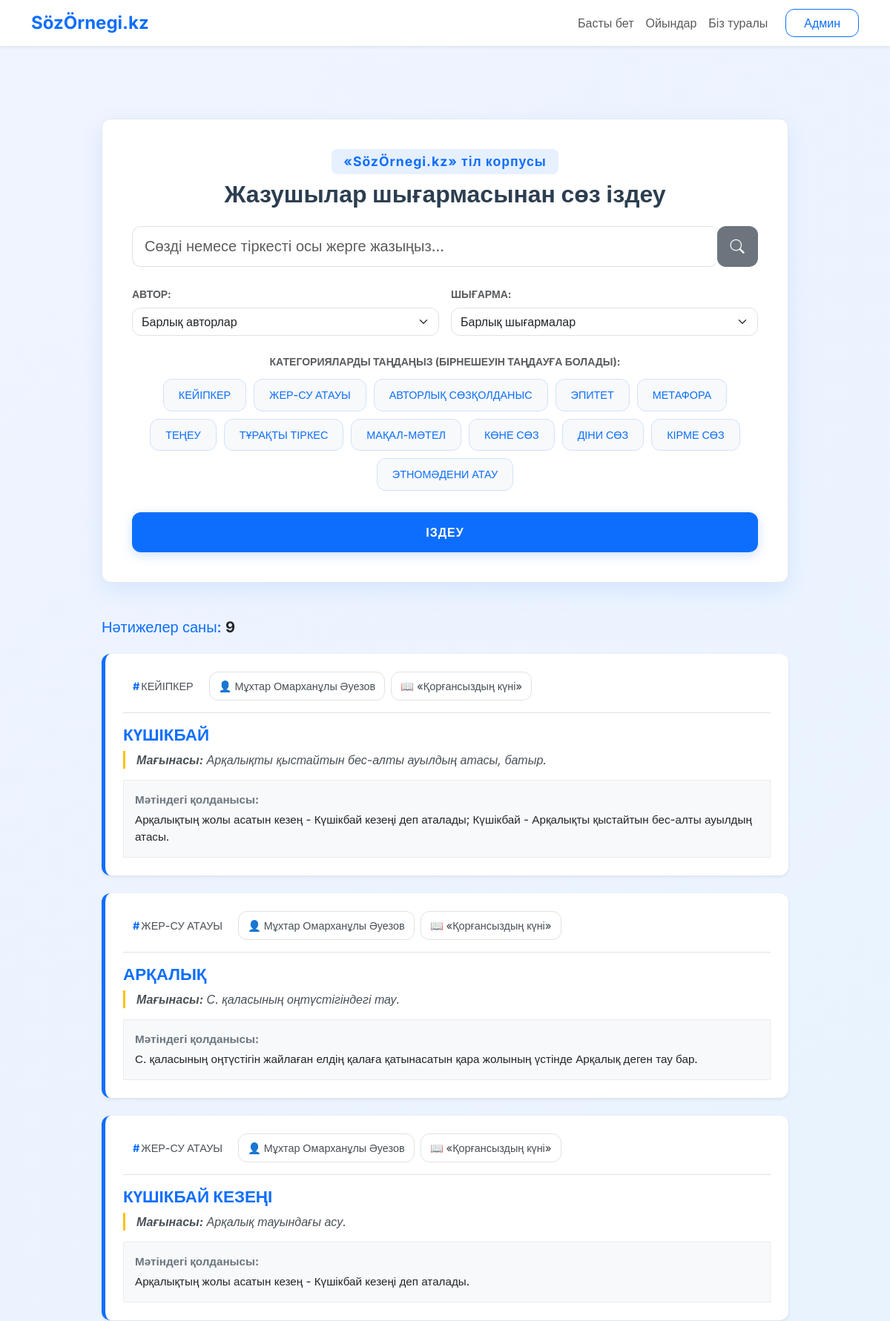
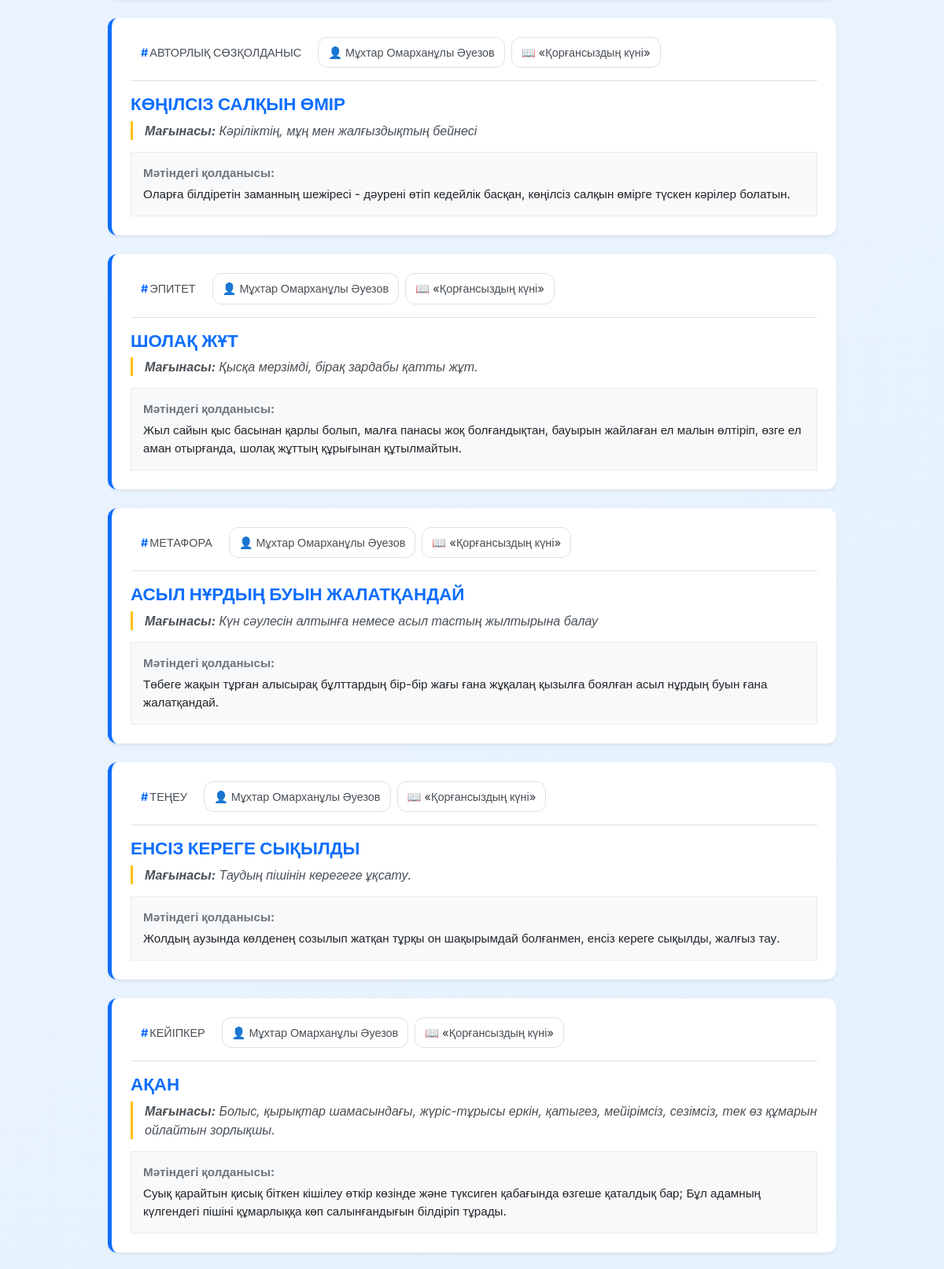
The page / (upper part) on the database its author committed (2 pictures, top to bottom).
### core/models.py (models this page shows, shortened)
class Category(models.Model):
    name = models.CharField(max_length=100, verbose_name="Категория аты")
    class Meta:
        verbose_name = "Категория"
        verbose_name_plural = "Категориялар"

class CorpusEntry(models.Model):
    work = models.ForeignKey(Work, on_delete=models.CASCADE, verbose_name="Шығарма")
    category = models.ForeignKey(Category, on_delete=models.CASCADE, verbose_name="Санаты")
    entry_title = models.CharField(max_length=255, verbose_name="Сөз/Тіркес/Кейіпкер аты")
    meaning = models.TextField(verbose_name="Мағынасы/Талдауы", blank=True)
    example_text = models.TextField(verbose_name="Мәтіндегі қолданысы (Мысал)", blank=True)
    class Meta:
        verbose_name = "Корпус жазбасы"
        verbose_name_plural = "Корпус жазбалары"

class Work(models.Model):
    title = models.CharField(max_length=255, verbose_name="Шығарма аты")
    author = models.ForeignKey(Author, on_delete=models.CASCADE, verbose_name="Автор")
    genre = models.CharField(max_length=100, verbose_name="Жанры", blank=True)
    genre_type = models.CharField(max_length=100, verbose_name="Жанрлық түрі", blank=True)
    style = models.CharField(max_length=100, verbose_name="Стилі", blank=True)
    chronotope = models.CharField(max_length=200, verbose_name="Хронотопы", blank=True)
    theme = models.TextField(verbose_name="Тақырыбы", blank=True)
    abstract = models.TextField(verbose_name="Қысқаша аңдатпа", blank=True)
    created_year = models.CharField(max_length=50, verbose_name="Жазылған жылы", blank=True)
    class Meta:
        verbose_name = "Шығарма"
        verbose_name_plural = "Шығармалар"

class Author(models.Model):
    full_name = models.CharField(max_length=200, verbose_name="Автордың аты-жөні")
    gender = models.CharField(max_length=20, choices=[('Er', 'Ер'), ('Ayel', 'Әйел')], verbose_name="Жынысы", null=True, blank=True)
    bio = models.TextField(verbose_name="Өмірдерегі", blank=True)
    main_works = models.TextField(verbose_name="Негізгі еңбектері", blank=True)
    class Meta:
        verbose_name = "Автор"
        verbose_name_plural = "Авторлар"

### core/views.py (the view)
# urls.py: path('', index, name='home'),
def index(request):
    query = request.GET.get('q')
    author_id = request.GET.get('author')
    work_id = request.GET.get('work')
    category_ids = request.GET.getlist('category')
    results = CorpusEntry.objects.all()
    if query:
        results = results.filter(entry_title__icontains=query)
    if author_id and author_id != 'all':
        results = results.filter(work__author_id=author_id)
    if work_id and work_id != 'all':
        results = results.filter(work_id=work_id)
    if category_ids:
        results = results.filter(category_id__in=category_ids)
    if not any([query, author_id != 'all', work_id != 'all', category_ids]):
        results = CorpusEntry.objects.none()
    context = {
        'results': results,
        'authors': Author.objects.all(),
        'works': Work.objects.all(),
        'categories': Category.objects.all(),
        'selected_categories': category_ids,
        'query': query
    }
    return render(request, 'index.html', context)

### core/templates/index.html (shortened to what this page needs)
{% extends 'base.html' %}
{% load static %}
{% block content %}
    <div class="row justify-content-center">
        <div class="col-lg-10">
          <div class="search-container mb-5">
    <div class="text-center mb-2">
        <span class="badge bg-primary bg-opacity-10 text-primary px-3 py-2 fw-bold"
              style="font-size: 1.1rem; letter-spacing: 1px; border-radius: 8px;">
            «SözÖrnegi.kz» тіл корпусы
        </span>
    </div>
    <h2 class="text-center mb-4" style="color: #2c3e50; font-weight: 700;">
        Жазушылар шығармасынан сөз іздеу
    </h2>
                <form method="GET" action="">
                    <div class="input-group input-group-lg mb-4">
                        <input type="text" name="q" class="form-control"
                               placeholder="Сөзді немесе тіркесті осы жерге жазыңыз..."
                               value="{{ query|default:'' }}"
                               aria-label="Сөзді немесе тіркесті осы жерге жазыңыз..."
                               style="height: 55px; border-right: none;">
                        <button class="btn btn-secondary" type="submit"
                                style="width: 55px; border-left: none; background-color: #6c757d;">
                            <i class="bi bi-search" style="font-size: 1.2rem;"></i>
                        </button>
                    </div>
                    <div class="row g-3 mb-4">
                        <div class="col-md-6">
                            <label class="form-label text-muted small fw-bold text-uppercase">Автор:</label>
                            <select name="author" class="form-select">
                                <option value="all">Барлық авторлар</option>
                            </select>
                        </div>
                        <div class="col-md-6">
                            <label class="form-label text-muted small fw-bold text-uppercase">Шығарма:</label>
                            <select name="work" class="form-select">
                                <option value="all">Барлық шығармалар</option>
                            </select>
                        </div>
                    </div>
                    <div class="mb-4 text-center">
                        <p class="text-muted small mb-2 fw-bold text-uppercase">Категорияларды таңдаңыз (бірнешеуін таңдауға болады):</p>
                        <div class="d-flex flex-wrap justify-content-center align-items-center">
                            {% for cat in categories %}
                            <label>
                                <span class="category-btn">{{ cat.name }}</span>
                            </label>
                            {% endfor %}
                        </div>
                    </div>
                    <button type="submit" class="btn btn-main-search w-100">
                        ІЗДЕУ
                    </button>
                </form>
            </div>
            {% if results %}
            <div>
                <h5 class="mb-4 text-primary">Нәтижелер саны: <span class="fw-bold text-dark">{{ results.count }}</span></h5>
                {% for item in results %}
                <div class="card result-card mb-4 shadow-sm">
                    <div class="card-body p-4">
                        <div class="d-flex flex-wrap gap-2 mb-3 border-bottom pb-3">
                            <a href="#" class="info-badge modal-trigger" style="border-color: transparent !important;">
                                <span class="hashtag-symbol">#</span>{{ item.category.name }}
                            </a>
                            <a href="#" class="info-badge modal-trigger" data-bs-toggle="modal" data-bs-target="#authorModal{{ item.id }}">
                                👤 {{ item.work.author.full_name }}
                            </a>
                            <a href="#" class="info-badge modal-trigger" data-bs-toggle="modal" data-bs-target="#workModal{{ item.id }}">
                                📖 «{{ item.work.title }}»
                            </a>
                        </div>
                        <h3 class="entry-title">{{ item.entry_title }}</h3>
                        {% if item.meaning %}
                        <p class="meaning-text">
                            <strong>Мағынасы:</strong> {{ item.meaning }}
                        </p>
                        {% endif %}
                        {% if item.example_text %}
                        <div class="example-box">
                            <strong class="text-secondary d-block mb-1">Мәтіндегі қолданысы:</strong>
                            {{ item.example_text|linebreaksbr }}
                        </div>
                        {% endif %}
                    </div>
                </div>
                {% endfor %}
            </div>
            {% elif query %}
            <div class="alert alert-info text-center p-5">
                <h4>Нәтиже жоқ 😞</h4>
                <p>Бұл сұраныс бойынша ештеңе табылмады.</p>
            </div>
            {% endif %}
        </div>
    </div>
{% endblock %}

### core/templates/base.html (style rules this page uses)
:root { --main-radius: 12px; --primary-color: #0d6efd; }
body { background: linear-gradient(135deg, #f0f4ff 0%, #e3f2fd 100%); font-family: 'Inter', sans-serif; color: #333; min-height: 100vh; }
.search-container, .form-control, .form-select, .btn, .category-btn, .result-card, .modal-content, .btn-search-icon, .info-badge, .card { border-radius: var(--main-radius) !important; }
.search-container { background-color: #ffffff; padding: 40px; box-shadow: 0 10px 30px rgba(13, 110, 253, 0.1); border: 1px solid #e1e8f0; }
.btn-main-search { background-color: var(--primary-color); color: white; font-weight: 700; text-transform: uppercase; letter-spacing: 1px; padding: 15px; border: none; box-shadow: 0 4px 15px rgba(13, 110, 253, 0.2); }
.result-card { background: white; border: none; border-left: 5px solid var(--primary-color); transition: transform 0.2s; }
.info-badge { background-color: #fff; border: 1px solid #dee2e6; color: #495057; padding: 8px 12px; font-weight: 500; text-decoration: none !important; display: inline-block; transition: all 0.2s; font-size: 0.9rem; }
.hashtag-symbol { color: var(--primary-color); font-weight: 700; margin-right: 2px; }
.meaning-text { border-left: 3px solid #ffc107; padding-left: 15px; font-style: italic; color: #495057; margin-bottom: 15px; }
.example-box { background-color: #f8f9fa; padding: 15px; border: 1px solid #e9ecef; font-size: 0.95rem; }
.entry-title { color: var(--primary-color); font-weight: 700; font-size: 1.4rem; }
.category-btn { background-color: #f8f9fa; color: var(--primary-color); border: 1px solid #cfe2ff; padding: 10px 20px; margin: 5px; font-size: 0.9rem; cursor: pointer; transition: all 0.2s; display: inline-block; font-weight: 500; }

### rows shown on the page
Category: name "КЕЙІПКЕР"
Category: name "ЖЕР-СУ АТАУЫ"
Category: name "АВТОРЛЫҚ СӨЗҚОЛДАНЫС"
Category: name "ЭПИТЕТ"
Category: name "МЕТАФОРА"
Category: name "ТЕҢЕУ"
Category: name "ТҰРАҚТЫ ТІРКЕС"
Category: name "МАҚАЛ-МӘТЕЛ"
Category: name "КӨНЕ СӨЗ"
Category: name "ДІНИ СӨЗ"
Category: name "КІРМЕ СӨЗ"
Category: name "ЭТНОМӘДЕНИ АТАУ"
CorpusEntry: category.name "КЕЙІПКЕР", work.author.full_name "Мұхтар Омарханұлы Әуезов", work "Қорғансыздың күні", entry_title "КҮШІКБАЙ", meaning "Арқалықты қыстайтын бес-алты ауылдың атасы, батыр.", example_text "Арқалықтың жолы асатын кезең - Күшікбай кезеңі деп аталады; Күшікбай - Арқалықты қыстайтын бес-алты ауылдың атасы."
CorpusEntry: category.name "ЖЕР-СУ АТАУЫ", work.author.full_name "Мұхтар Омарханұлы Әуезов", work "Қорғансыздың күні", entry_title "АРҚАЛЫҚ", meaning "С. қаласының оңтүстігіндегі тау.", example_text "С. қаласының оңтүстігін жайлаған елдің қалаға қатынасатын қара жолының үстінде Арқалық деген тау бар."
CorpusEntry: category.name "ЖЕР-СУ АТАУЫ", work.author.full_name "Мұхтар Омарханұлы Әуезов", work "Қорғансыздың күні", entry_title "КҮШІКБАЙ КЕЗЕҢІ", meaning "Арқалық тауындағы асу.", example_text "Арқалықтың жолы асатын кезең - Күшікбай кезеңі деп аталады."
CorpusEntry: category.name "АВТОРЛЫҚ СӨЗҚОЛДАНЫС", work.author.full_name "Мұхтар Омарханұлы Әуезов", work "Қорғансыздың күні", entry_title "КӨҢІЛСІЗ САЛҚЫН ӨМІР", meaning "Кәріліктің, мұң мен жалғыздықтың бейнесі", example_text "Оларға білдіретін заманның шежіресі - дәурені өтіп кедейлік басқан, көңілсіз салқын өмірге түскен кәрілер болатын."
CorpusEntry: category.name "ЭПИТЕТ", work.author.full_name "Мұхтар Омарханұлы Әуезов", work "Қорғансыздың күні", entry_title "ШОЛАҚ ЖҰТ", meaning "Қысқа мерзімді, бірақ зардабы қатты жұт.", example_text "Жыл сайын қыс басынан қарлы болып, малға панасы жоқ болғандықтан, бауырын жайлаған ел малын өлтіріп, өзге ел аман отырғанда, шолақ жұттың құрығынан құтылмайтын."
CorpusEntry: category.name "МЕТАФОРА", work.author.full_name "Мұхтар Омарханұлы Әуезов", work "Қорғансыздың күні", entry_title "АСЫЛ НҰРДЫҢ БУЫН ЖАЛАТҚАНДАЙ", meaning "Күн сәулесін алтынға немесе асыл тастың жылтырына балау", example_text "Төбеге жақын тұрған алысырақ бұлттардың бір-бір жағы ғана жұқалаң қызылға боялған асыл нұрдың буын ғана жалатқандай."
CorpusEntry: category.name "ТЕҢЕУ", work.author.full_name "Мұхтар Омарханұлы Әуезов", work "Қорғансыздың күні", entry_title "ЕНСІЗ КЕРЕГЕ СЫҚЫЛДЫ", meaning "Таудың пішінін керегеге ұқсату.", example_text "Жолдың аузында көлденең созылып жатқан тұрқы он шақырымдай болғанмен, енсіз кереге сықылды, жалғыз тау."
CorpusEntry: category.name "КЕЙІПКЕР", work.author.full_name "Мұхтар Омарханұлы Әуезов", work "Қорғансыздың күні", entry_title "АҚАН", meaning "Болыс, қырықтар шамасындағы, жүріс-тұрысы еркін, қатыгез, мейірімсіз, сезімсіз, тек өз құмарын ойлайтын зорлықшы.", example_text "Суық қарайтын қисық біткен кішілеу өткір көзінде және түксиген қабағында өзгеше қаталдық бар; Бұл адамның күлгендегі пішіні құмарлыққа көп салынғандығын білдіріп тұрады."

### other values the page prints
{{ results.count }} "9"
